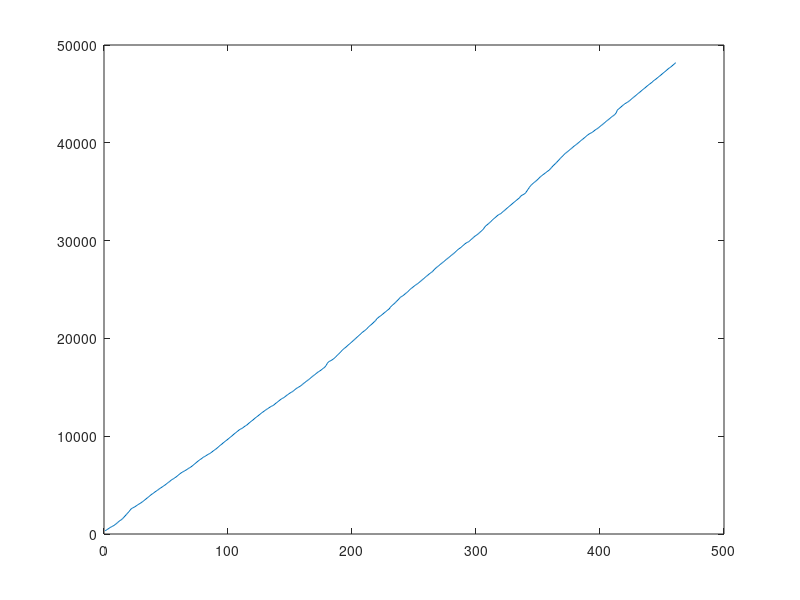
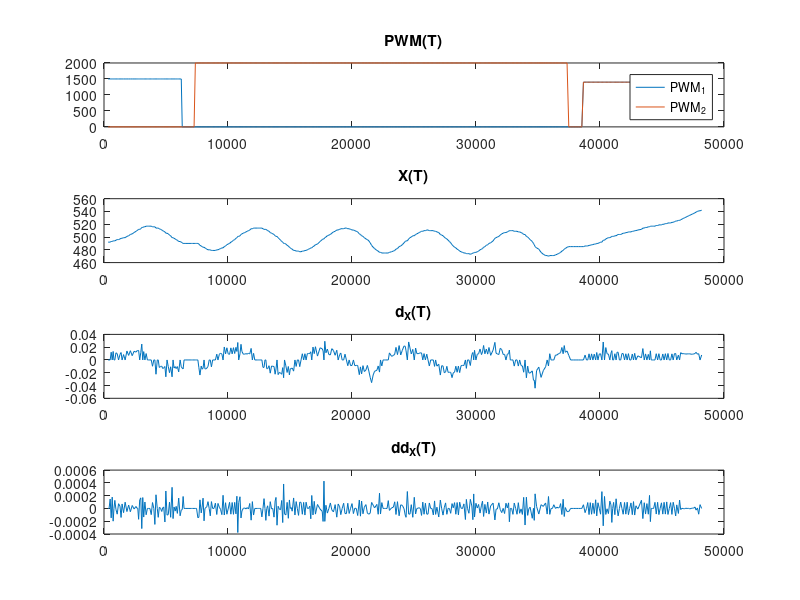
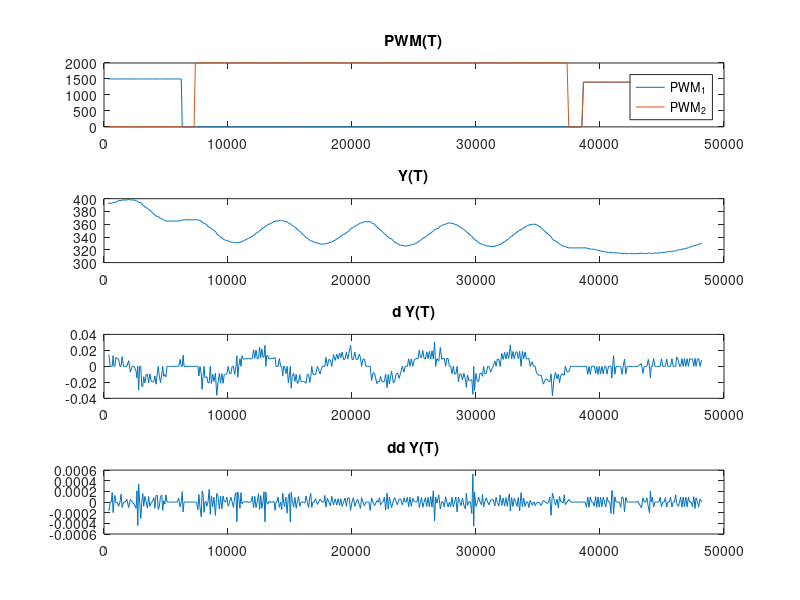
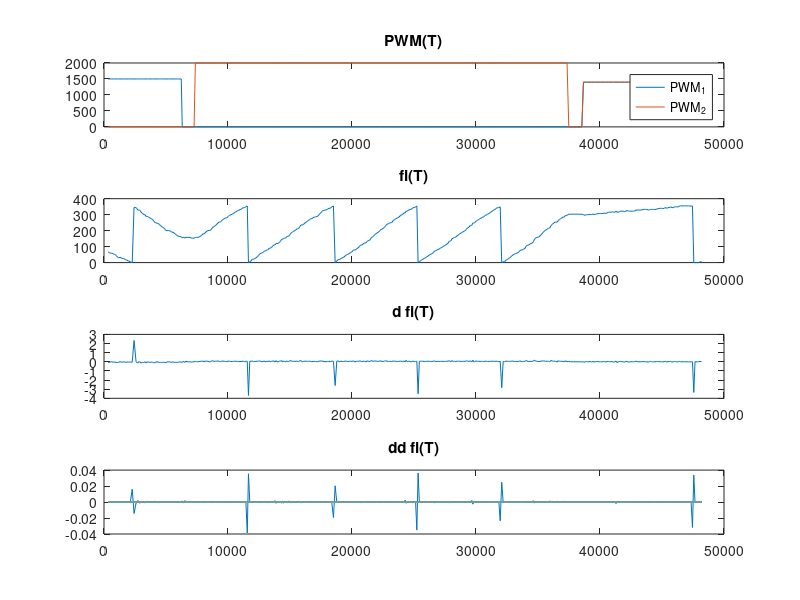

Recreate these plots in MATLAB, in order. (Note: this script raises an error after producing the figures.)
clear
clc
close all
%https://ctms.engin.umich.edu/CTMS/index.php?example=Introduction&section=ControlStateSpace
load("matlab.mat")
generate = true;
N = 461;
if (generate)
    t = 1:N;
    d_X = zeros(1,N);
    d_Y = zeros(1,N);
    d_F = zeros(1,N);
    
    dd_X = zeros(1,N);
    dd_Y = zeros(1,N);
    dd_F = zeros(N);

    x1= zeros(1,N);
    x2 = zeros(1,N);

     for i=1:N
         if(T(i)<=6309)
             x1(i) = 1500;
         elseif ((T(i) > 7363 && T(i)<=37482))
             x2(i) = 2000;
         elseif (T(i) > 38535)
             x1(i) = 1400;
             x2(i) = 1400;
         end
     end
x1=x1';
x2=x2';
    X_in = [x1,x2];
    Y_out=[X, Y, F];
    for i=2:N
        d_X(i)=(X(i)-X(i-1))/(T(i)-T(i-1));
        d_Y(i)=(Y(i)-Y(i-1))/(T(i)-T(i-1));
        d_F(i)=(F(i)-F(i-1))/(T(i)-T(i-1));
    end
    d_X(1)=d_X(2);
    d_Y(1)=d_Y(2);
    d_F(1)=d_F(2);
    
    for i=2:N
        dd_X(i-1)=(d_X(i)-d_X(i-1))/(T(i)-T(i-1));
        dd_Y(i-1)=(d_Y(i)-d_Y(i-1))/(T(i)-T(i-1));
        dd_F(i-1)=(d_F(i)-d_F(i-1))/(T(i)-T(i-1));
    end
    dd_X(1)=dd_X(2);
    dd_Y(1)=dd_Y(2);
    dd_F(1)=dd_F(2);

end
sort = true;
F2=F;
d_F2 = d_F;
dd_F2 = dd_F;
while (sort)
    sort =false;
    for i = 2:N
        if((F2(i)-F2(i-1)) > 300) 
            F2(i) = F2(i)-360;
            sort =true;
        elseif ((F2(i)-F2(i-1)) < -300)
            F2(i) = F2(i)+360;
            sort =true;
        end
        d_F2(i) = (F2(i)-F2(i-1))/(T(i)-T(i-1));
        dd_F2(i)= (d_F2(i)-d_F2(i-1))/(T(i)-T(i-1));
    end
end


plot(t,T) %T

figure(2)
subplot(4,1,1);
plot(T,x1,T,x2)
title("PWM(T)")
legend("PWM_1", "PWM_2");
subplot(4,1,2);
plot(T,X)
title("X(T)")
subplot(4,1,3);
plot(T,d_X)
title("d_X(T)")
subplot(4,1,4);
plot(T,dd_X)
title("dd_X(T)")

figure(3)
subplot(4,1,1);
plot(T,x1,T,x2)
title("PWM(T)")
legend("PWM_1", "PWM_2");
subplot(4,1,2);
plot(T,Y)
title("Y(T)")
subplot(4,1,3);
plot(T,d_Y)
title("d Y(T)")
subplot(4,1,4);
plot(T,dd_Y)
title("dd Y(T)")

figure(4)
subplot(4,1,1);
plot(T,x1,T,x2)
title("PWM(T)")
legend("PWM_1", "PWM_2");
subplot(4,1,2);
plot(T,F)
title("fi(T)")
subplot(4,1,3);
plot(T,d_F)
title("d fi(T)")
subplot(4,1,4);
plot(T,dd_F)
title("dd fi(T)")

figure(5)
subplot(4,1,1);
plot(T,x1,T,x2)
title("PWM(T)")
legend("PWM_1", "PWM_2");
subplot(4,1,2);
plot(T,F2)
title("fi(T)")
subplot(4,1,3);
plot(T,d_F2)
title("d fi(T)")
subplot(4,1,4);
plot(T,dd_F2)
title("dd fi(T)")

%Model v prostoru stanj in observer
model_ps

A=model_PS.A;
B=model_PS.B;
C=model_PS.C;
D=model_PS.D;
K=model_PS.K;


L_T=place(A',C',[-30 -29 -28 -27 -26 -25 -24 -23 -22 -21 -20 -19 -18 -17 -16 -15 -14 -13 -12 -11]);
L=L_T';
X_in=[T x1 x2]




